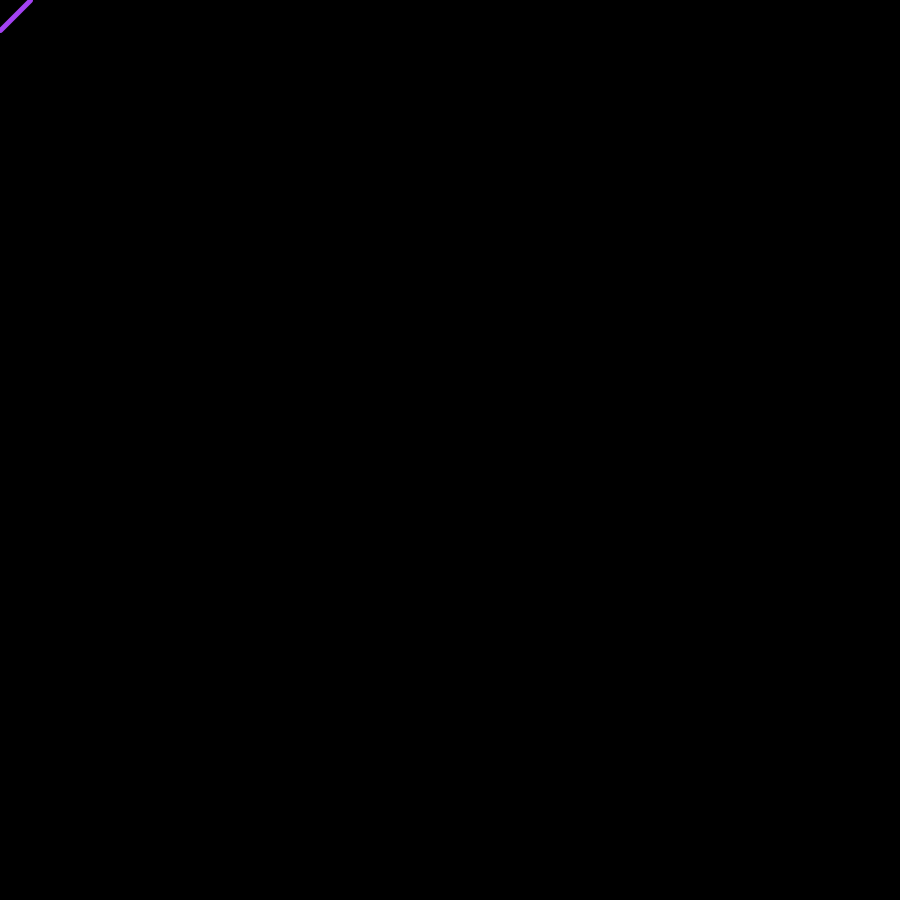
Frame 1 (no input)
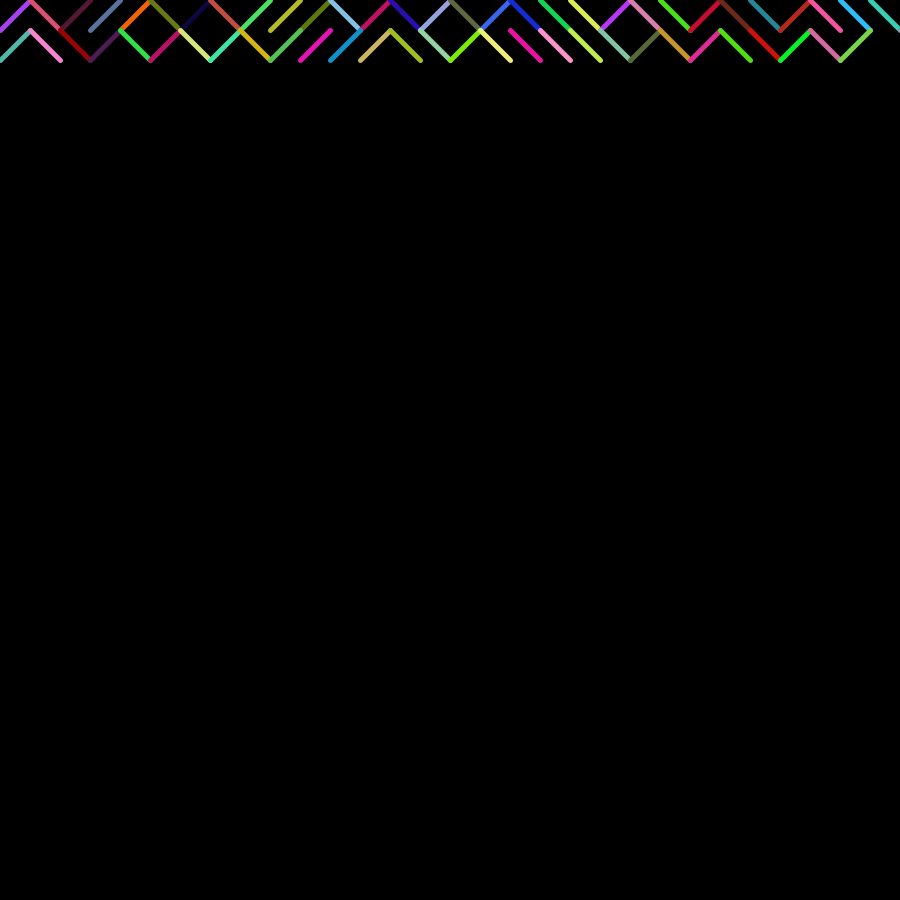
Frame 60 (the mouse pressed at the canvas centre just before this capture)
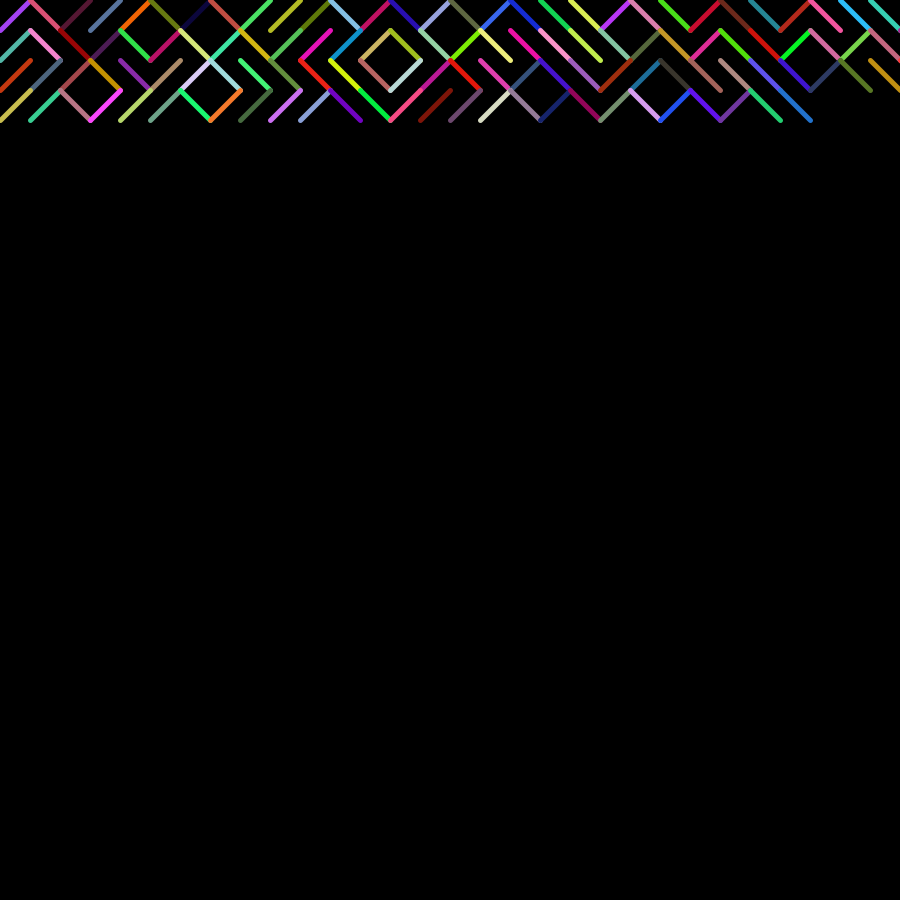
Frame 120 (the mouse held since frame 60 and released just before this capture)

The Processing sketch that drew these frames (run headless with seeded random() and noise(); from frame 60 on, the mouse is pressed at the canvas centre):

// Processing sketch: slash
// ── slash.pde
int x = 0;
int y = 0;
int space = 30;
void setup(){
  size(900, 900);
  background(0);
  strokeWeight(5);
}

void draw(){
  stroke(random(255),random(255),random(255));
  if(random(1) > 0.5){
    line(x, y, x + space, y + space);
  } else {
    line(x, y + space, x + space, y);
  }
  x+=space;
  if(x > width) {
    x = 0;
    y+=space;
  }
  
}
